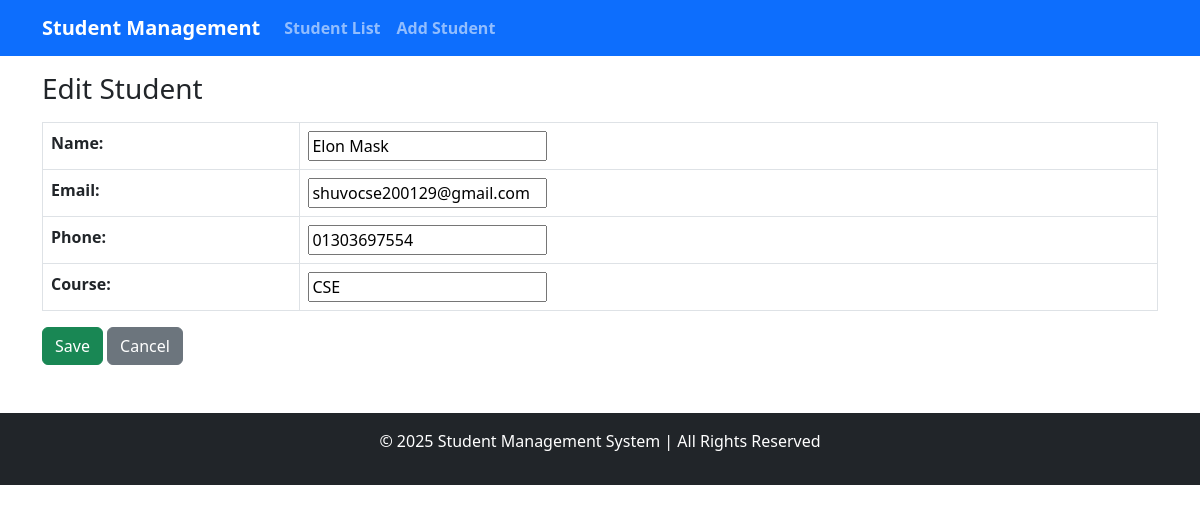
Page /edit/6/ on the committed database.
### students/models.py (models this page shows, shortened)
class Student(models.Model):
    name = models.CharField(max_length=100)
    email = models.EmailField(unique=True)
    phone = models.CharField(max_length=15)
    course = models.CharField(max_length=100)

### students/views.py (the view)
# urls.py: path('edit/<int:id>/', student_update, name='student_update'),
def student_update(request, id):
    student = get_object_or_404(Student, id=id)
    if request.method == 'POST':
        form = StudentForm(request.POST, instance=student)
        if form.is_valid():
            form.save()
            messages.success(request, "Student updated successfully!")
            return redirect('student_list')
    else:
        form = StudentForm(instance=student)
    return render(request, 'students/student_form.html', {'form': form})

### students/forms.py
class StudentForm(forms.ModelForm):
    class Meta:
        model = Student
        fields = ['name', 'email', 'phone', 'course']

### students/templates/students/student_form.html (shortened to what this page needs)
{% extends 'students/base.html' %}
{% block content %}
<h3>{% if form.instance.id %} Edit Student {% else %} Add Student {% endif %}</h3>
<form method="POST" class="mt-3">
    <table class="table table-bordered">
        {{ form.as_table }}
    </table>
    <button type="submit" class="btn btn-success">Save</button>
    <a href="{% url 'student_list' %}" class="btn btn-secondary">Cancel</a>
</form>
{% endblock %}

### rows in the picture
Student: name "Elon Mask", email "shuvocse200129@gmail.com", phone "01303697554", course "CSE"
